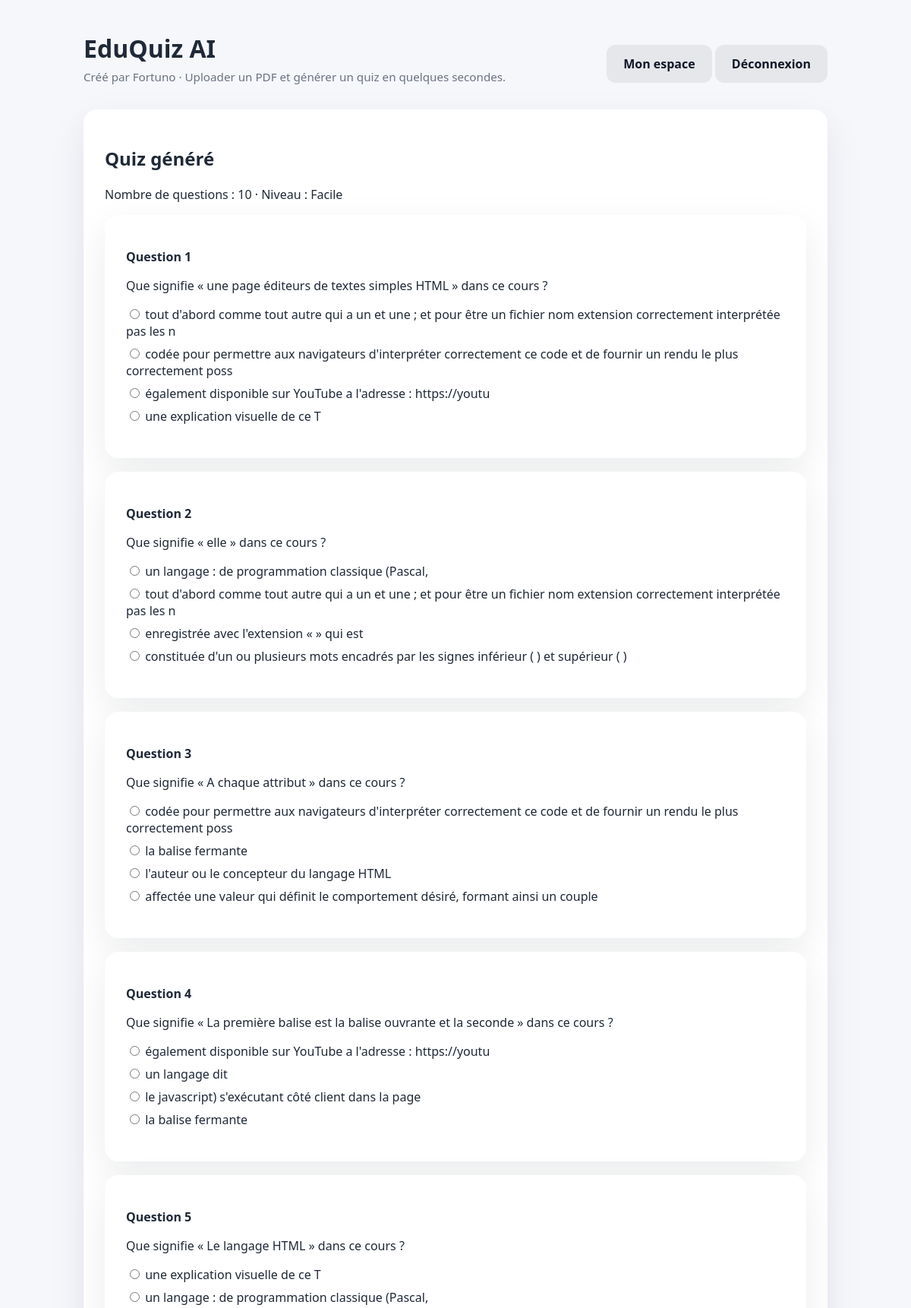
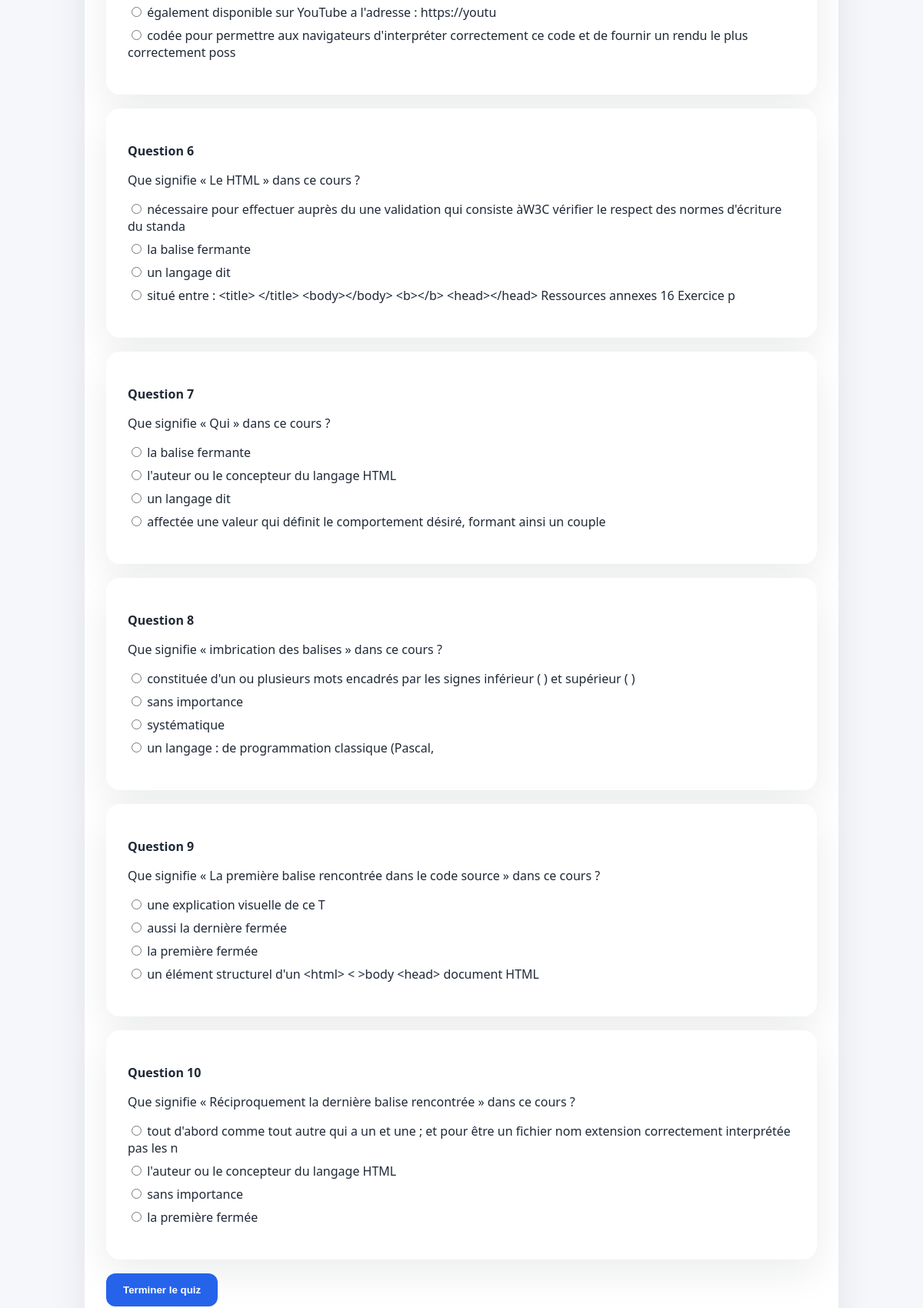
/quiz/1/take/ (signed in, upper part), run on the app's committed database (2 pictures, top to bottom).
### quiz/models.py (models this page shows, shortened)
class Quiz(models.Model):
    user = models.ForeignKey(
        settings.AUTH_USER_MODEL,
        on_delete=models.CASCADE,
        related_name='quizzes',
    )
    document = models.ForeignKey(
        Document,
        on_delete=models.CASCADE,
        related_name='quizzes',
    )
    title = models.CharField(max_length=255, default='Quiz généré')
    question_count = models.PositiveSmallIntegerField(default=10)
    level = models.CharField(max_length=10, choices=LEVEL_CHOICES, default='easy')
    created_at = models.DateTimeField(default=timezone.now)

class QuizQuestion(models.Model):
    quiz = models.ForeignKey(
        Quiz,
        on_delete=models.CASCADE,
        related_name='questions',
    )
    text = models.TextField()
    option_a = models.CharField(max_length=255)
    option_b = models.CharField(max_length=255)
    option_c = models.CharField(max_length=255)
    option_d = models.CharField(max_length=255)
    correct_option = models.CharField(max_length=1, choices=OPTION_CHOICES)
    explanation = models.TextField(blank=True)
    def all_options(self):
        return [
            ('a', self.option_a),
            ('b', self.option_b),
            ('c', self.option_c),
            ('d', self.option_d),
        ]

### quiz/views.py (the view, shortened to what this page needs)
# urls.py: path('quiz/<int:quiz_id>/take/', views.take_quiz, name='take_quiz'),
@login_required
def take_quiz(request, quiz_id):
    quiz = get_object_or_404(Quiz, pk=quiz_id, user=request.user)
    questions = quiz.questions.all()
    return render(
        request,
        'quiz/take_quiz.html',
        {
            'quiz': quiz,
            'questions': questions,
        },
    )

### quiz/templates/quiz/take_quiz.html (shortened to what this page needs)
{% extends 'quiz/base.html' %}
{% block content %}
<div class="quiz-card">
    <h2>{{ quiz.title }}</h2>
    <p>Nombre de questions : {{ quiz.question_count }} · Niveau : {{ quiz.get_level_display }}</p>
    <form method="post">
        {% for question in questions %}
            <div class="panel" style="margin-bottom: 18px;">
                <p><strong>Question {{ forloop.counter }}</strong></p>
                <p>{{ question.text }}</p>
                <div class="field-group">
                    {% for option_key, option_text in question.all_options %}
                        <label style="display:block; margin-bottom:8px;">
                            <input type="radio" name="question_{{ question.id }}" value="{{ option_key }}" />
                            {{ option_text }}
                        </label>
                    {% endfor %}
                </div>
            </div>
        {% endfor %}
        <input type="submit" class="button" value="Terminer le quiz" />
    </form>
</div>
{% endblock %}

### quiz/templates/quiz/base.html (style rules this page uses)
body { margin: 0; font-family: 'Segoe UI', Tahoma, Geneva, Verdana, sans-serif; background: #f5f7fb; color: #1f2937; }
.hero-card, .panel, .form-card, .quiz-card, .result-card { background: #ffffff; border-radius: 18px; box-shadow: 0 18px 50px rgba(15, 23, 42, 0.08); padding: 28px; margin-bottom: 20px; }
.button, button, input[type="submit"] { border: none; padding: 14px 22px; border-radius: 12px; background: #2563eb; color: white; cursor: pointer; font-weight: 600; }
.field-group { margin-bottom: 16px; }

### data on the page
Quiz: title "Quiz généré", question_count "10", level "Facile"
QuizQuestion: text "Que signifie « une page éditeurs de textes simples HTML » dans ce cours ?", all_options "tout d'abord comme tout autre qui a un et une ; et pour être un fichier nom extension correctement interprétée pas les n" "codée pour permettre aux navigateurs d'interpréter correctement ce code et de fournir un rendu le plus correctement poss" "également disponible sur YouTube a l'adresse : https://youtu" "une explication visuelle de ce T"
QuizQuestion: text "Que signifie « elle » dans ce cours ?", all_options "un langage : de programmation classique (Pascal," "tout d'abord comme tout autre qui a un et une ; et pour être un fichier nom extension correctement interprétée pas les n" "enregistrée avec l'extension « » qui est" "constituée d'un ou plusieurs mots encadrés par les signes inférieur ( ) et supérieur ( )"
QuizQuestion: text "Que signifie « A chaque attribut » dans ce cours ?", all_options "codée pour permettre aux navigateurs d'interpréter correctement ce code et de fournir un rendu le plus correctement poss" "la balise fermante" "l'auteur ou le concepteur du langage HTML" "affectée une valeur qui définit le comportement désiré, formant ainsi un couple"
QuizQuestion: text "Que signifie « La première balise est la balise ouvrante et la seconde » dans ce cours ?", all_options "également disponible sur YouTube a l'adresse : https://youtu" "un langage dit" "le javascript) s'exécutant côté client dans la page" "la balise fermante"
QuizQuestion: text "Que signifie « Le langage HTML » dans ce cours ?", all_options "une explication visuelle de ce T" "un langage : de programmation classique (Pascal," "également disponible sur YouTube a l'adresse : https://youtu" "codée pour permettre aux navigateurs d'interpréter correctement ce code et de fournir un rendu le plus correctement poss"
QuizQuestion: text "Que signifie « Le HTML » dans ce cours ?", all_options "nécessaire pour effectuer auprès du une validation qui consiste àW3C vérifier le respect des normes d'écriture du standa" "la balise fermante" "un langage dit" "situé entre : <title> </title> <body></body> <b></b> <head></head> Ressources annexes 16 Exercice p"
QuizQuestion: text "Que signifie « Qui » dans ce cours ?", all_options "la balise fermante" "l'auteur ou le concepteur du langage HTML" "un langage dit" "affectée une valeur qui définit le comportement désiré, formant ainsi un couple"
QuizQuestion: text "Que signifie « imbrication des balises » dans ce cours ?", all_options "constituée d'un ou plusieurs mots encadrés par les signes inférieur ( ) et supérieur ( )" "sans importance" "systématique" "un langage : de programmation classique (Pascal,"
QuizQuestion: text "Que signifie « La première balise rencontrée dans le code source » dans ce cours ?", all_options "une explication visuelle de ce T" "aussi la dernière fermée" "la première fermée" "un élément structurel d'un <html> < >body <head> document HTML"
QuizQuestion: text "Que signifie « Réciproquement la dernière balise rencontrée » dans ce cours ?", all_options "tout d'abord comme tout autre qui a un et une ; et pour être un fichier nom extension correctement interprétée pas les n" "l'auteur ou le concepteur du langage HTML" "sans importance" "la première fermée"
